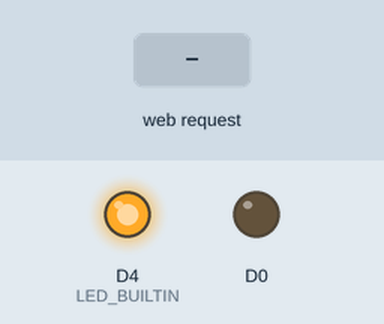
Simulated run of this program. Board: ESP8266 (NodeMCU). Shown: output pins drawn as LEDs (lit = HIGH, except the on-board LED, lit = LOW). The test bench sets the inputs (shaded band). WiFi joins after 1.5 s; servers stay silent unless stated; what the program prints to the serial monitor is not drawn.

Above: at 2.7 s.
2.8 s: HTTP request GET /gpio/1 received
At 3.2 s:
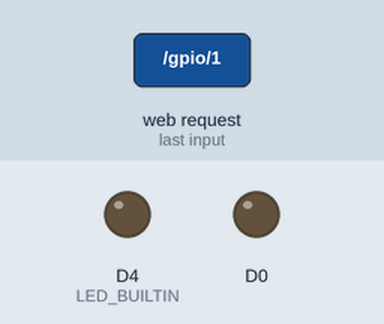
4.3 s: HTTP request GET /gpio/2 received
At 5.5 s:
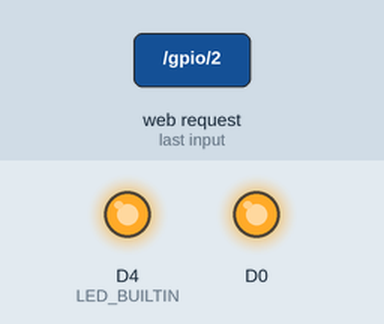
5.8 s: HTTP request GET /gpio/1 received
At 6.7 s:
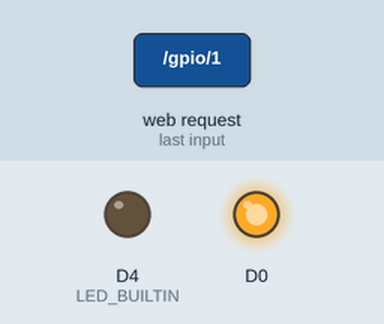
7.3 s: HTTP request GET /gpio/0 received
At 7.8 s:
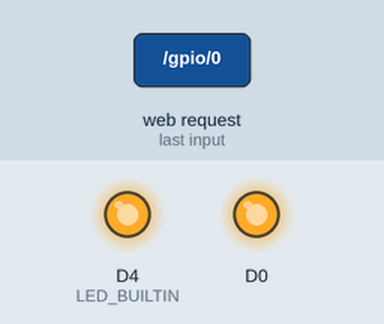
8.8 s: HTTP request GET /gpio/3 received
At 10.1 s:
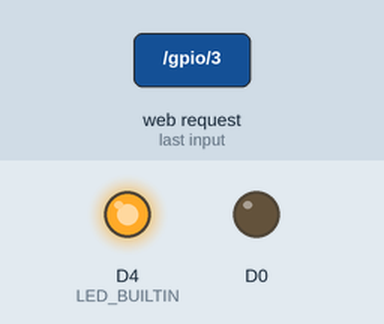
Timing chart, 0 to 11.3 s (numbered marks = the images above; inputs shaded):
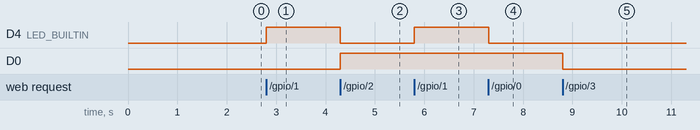

The program:

main.cpp
```cpp
/*
    This sketch demonstrates how to set up a simple HTTP-like server.
    The server will set a GPIO pin depending on the request
      http://server_ip/gpio/0 will set the GPIO2 low,
      http://server_ip/gpio/1 will set the GPIO2 high
    server_ip is the IP address of the ESP8266 module, will be
    printed to Serial when the module is connected.
*/

#include <ESP8266WiFi.h>

#ifndef STASSID
#define STASSID "wifi navn"
#define STAPSK "wifi pass"
#endif

const char *ssid = STASSID;
const char *password = STAPSK;

// Create an instance of the server
// specify the port to listen on as an argument
WiFiServer server(80);

void setup()
{
  Serial.begin(115200);

  // prepare LED
  pinMode(LED_BUILTIN, OUTPUT);
  digitalWrite(LED_BUILTIN, 0);
  pinMode(D0, OUTPUT);
  digitalWrite(D0, LOW);
  // pinMode(D1, OUTPUT);
  // digitalWrite(D1, LOW);
  // pinMode(D2, OUTPUT);
  // digitalWrite(D2, LOW);

  // Connect to WiFi network
  Serial.println();
  Serial.println();
  Serial.print(F("Connecting to "));
  Serial.println(ssid);

  WiFi.mode(WIFI_STA);
  WiFi.begin(ssid, password);

  while (WiFi.status() != WL_CONNECTED)
  {
    delay(500);
    Serial.print(F("."));
  }
  Serial.println();
  Serial.println(F("WiFi connected"));

  // Start the server
  server.begin();
  Serial.println(F("Server started"));

  // Print the IP address
  Serial.println(WiFi.localIP());
}

void loop()
{
  // Check if a client has connected
  WiFiClient client = server.accept();
  if (!client)
  {
    return;
  }
  Serial.println(F("new client"));

  client.setTimeout(5000); // default is 1000

  // Read the first line of the request
  String req = client.readStringUntil('\r');
  Serial.println(F("request: "));
  Serial.println(req);

  int val;
  if (req.indexOf(F("/gpio/0")) != -1)
  {
    val = 0;
  }
  else if (req.indexOf(F("/gpio/1")) != -1)
  {
    val = 1;
  }
  else if (req.indexOf(F("/gpio/2")) != -1)
  {
    digitalWrite(D0, HIGH);
  }
  else if (req.indexOf(F("/gpio/3")) != -1)
  {
    digitalWrite(D0, LOW);
  }
  // else if (req.indexOf(F("/gpio/4")) != -1)
  // {
  //   digitalWrite(D1, HIGH);
  // }
  // else if (req.indexOf(F("/gpio/5")) != -1)
  // {
  //   digitalWrite(D1, LOW);
  // }
  // else if (req.indexOf(F("/gpio/6")) != -1)
  // {
  //   digitalWrite(D2, HIGH);
  // }
  // else if (req.indexOf(F("/gpio/7")) != -1)
  // {
  //   digitalWrite(D2, LOW);
  // }
  else
  {
    Serial.println(F("invalid request"));
    val = digitalRead(LED_BUILTIN);
  }
  // Set LED according to the request
  digitalWrite(LED_BUILTIN, val);

  // read/ignore the rest of the request
  // do not client.flush(): it is for output only, see below
  while (client.available())
  {
    // byte by byte is not very efficient
    client.read();
  }

  // Send the response to the client
  // it is OK for multiple small client.print/write,
  // because nagle algorithm will group them into one single packet
  client.print(F("HTTP/1.1 200 OK\r\nContent-Type: text/html\r\n\r\n<!DOCTYPE HTML>\r\n<html>\r\nGPIO is now "));
  client.print((val) ? F("high") : F("low"));
  client.print(F("<br><br>Click <a href='http://"));
  client.print(WiFi.localIP());
  client.print(F("/gpio/1'>here</a> to switch LED GPIO on, or <a href='http://"));
  client.print(WiFi.localIP());
  client.print(F("/gpio/0'>here</a> to switch LED GPIO off.</html>"));

  // The client will actually be *flushed* then disconnected
  // when the function returns and 'client' object is destroyed (out-of-scope)
  // flush = ensure written data are received by the other side
  Serial.println(F("Disconnecting from client"));
}
```

Measured:
- after the input at 2.8 s, D4 (LED_BUILTIN): LOW → HIGH at once
- after the input at 4.3 s, D4 (LED_BUILTIN): HIGH → LOW at once; D0: LOW → HIGH at once
- after the input at 5.8 s, D4 (LED_BUILTIN): LOW → HIGH at once
- after the input at 7.3 s, D4 (LED_BUILTIN): HIGH → LOW at once
- after the input at 8.8 s, D0: HIGH → LOW at once
